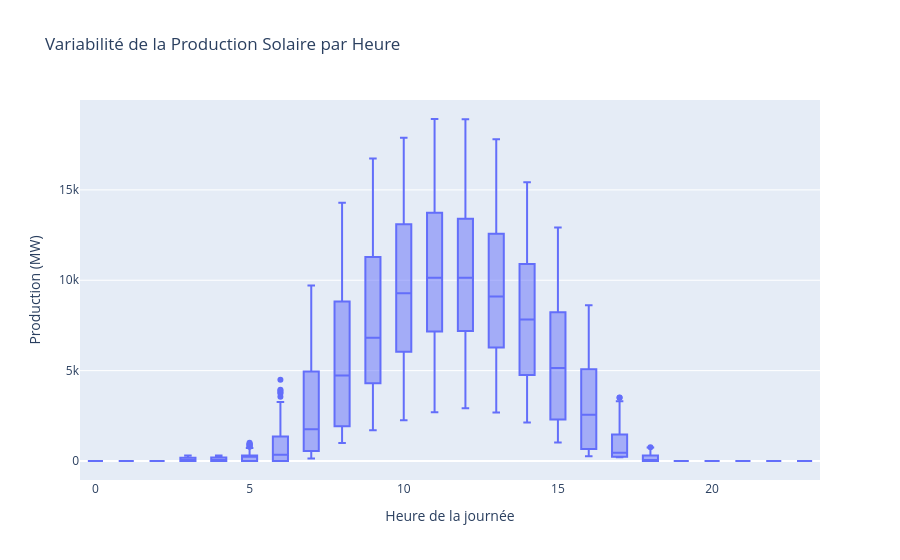

The cell this chart's notebook holds for it:
### Markdown cell above
### d) Profil Horaire (Boîtes à moustaches par heure)

Ce graphique permet de voir la variabilité de la production pour chaque heure de la journée.

### Code cell
df['heure'] = df['timestamp'].dt.hour
fig_hourly = px.box(df, x='heure', y='solar_production_mw', 
                    title="Variabilité de la Production Solaire par Heure",
                    color_discrete_sequence=['#636EFA'])
fig_hourly.update_layout(xaxis_title="Heure de la journée", yaxis_title="Production (MW)")
fig_hourly.show()

### Figure 1 — Plotly figure (JSON) as saved in the notebook; plotly's stock layout.template omitted (floating-point values rounded to 4 significant figures; data arrays with more than 128 entries replaced by an {"elided": "..."} marker saying what was removed)
{"data": [{"alignmentgroup": "True", "hovertemplate": "heure=%{x}<br>solar_production_mw=%{y}<extra></extra>", "legendgroup": "", "marker": {"color": "#636EFA"}, "name": "", "notched": false, "offsetgroup": "", "orientation": "v", "showlegend": false, "type": "box", "x": {"elided": "2808 int values"}, "x0": " ", "xaxis": "x", "y": {"elided": "2808 float values"}, "y0": " ", "yaxis": "y"}], "layout": {"boxmode": "group", "legend": {"tracegroupgap": 0}, "title": {"text": "Variabilité de la Production Solaire par Heure"}, "xaxis": {"anchor": "y", "domain": [0, 1], "title": {"text": "Heure de la journée"}}, "yaxis": {"anchor": "x", "domain": [0, 1], "title": {"text": "Production (MW)"}}}}
